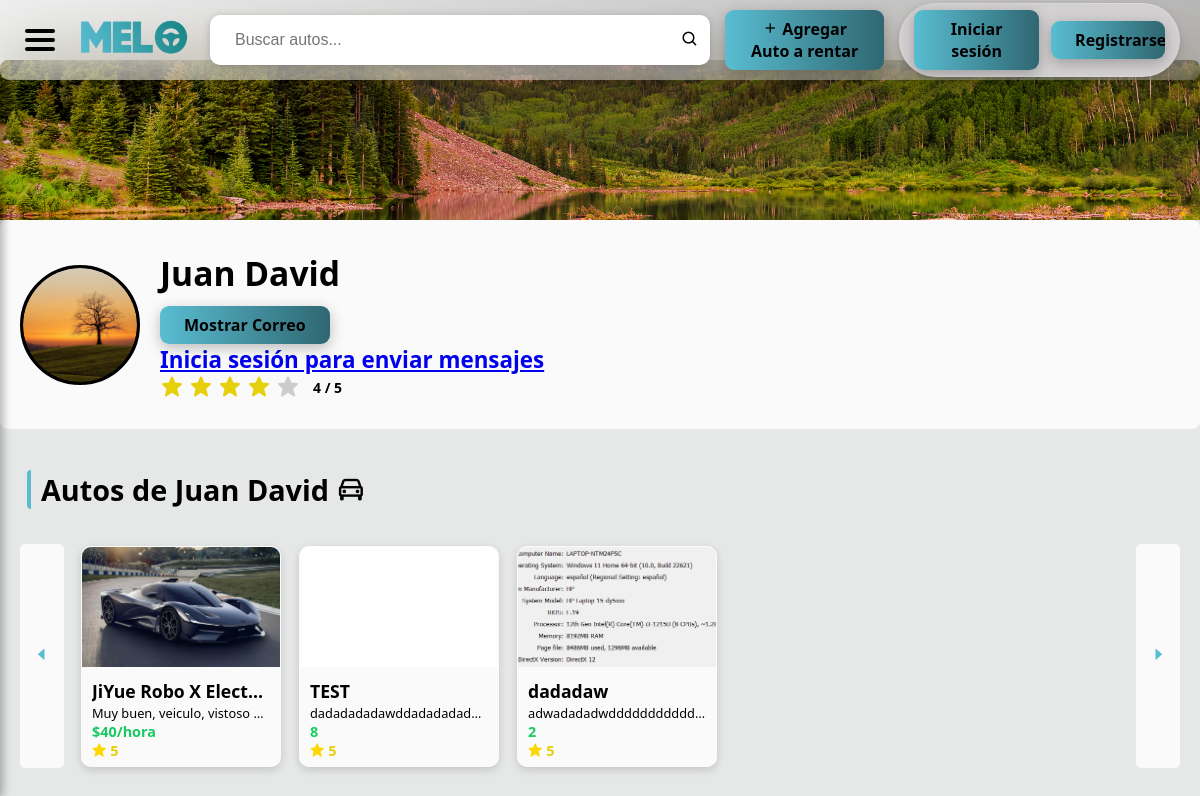
Screenshot of /perfil_publico.php?nombre=Juan+David with the database file from the repository.
### tables this page shows
CREATE TABLE `registro` (
  `ID_Registro` int(11) NOT NULL,
  `Nombre` varchar(100) NOT NULL,
  `CorreoElectronico` varchar(100) NOT NULL,
  `Contrasena` varchar(100) NOT NULL,
  `imagen_perfil` varchar(255) DEFAULT NULL,
  `imagen_fondo` varchar(255) DEFAULT NULL
);

CREATE TABLE `autos` (
  `id` int(11) NOT NULL,
  `usuario` varchar(100) NOT NULL,
  `nombre` varchar(100) NOT NULL,
  `descripcion` text DEFAULT NULL,
  `precio` varchar(50) DEFAULT NULL,
  `estrellas` int(11) DEFAULT 5,
  `imagen` varchar(255) DEFAULT NULL,
  `fecha_creacion` timestamp NOT NULL DEFAULT current_timestamp(),
  `categoria` varchar(50) DEFAULT 'General',
  `ubicacion` varchar(255) DEFAULT NULL
);

### perfil_publico.php (the view, shortened to what this page needs)
<?php
require 'conexion.php';
$nombreUsuario = $_GET['nombre'] ?? '';
$stmt = $conn->prepare("SELECT * FROM registro WHERE Nombre = ?");
$stmt->bind_param("s", $nombreUsuario);
$stmt->execute();
$resultado = $stmt->get_result();
$datos = $resultado->fetch_assoc();
?>
<!DOCTYPE html>
<html lang="es">
<head>
  <link rel="stylesheet" href="css/style.css">
  <link href='https://unpkg.com/boxicons@2.1.4/css/boxicons.min.css' rel='stylesheet'>
</head>
<body>
<?php include 'header.php'; ?>
<div class="profile-bg-container">
  <div class="background_and_profile">
    <div class="bp_header" style="background-image: url('<?php echo $datos['imagen_fondo'] ?? 'img/default-bg.jpg'; ?>');">
    </div>
    <div class="profile-content">
      <div class="profile_icon_big">
        <img src="<?php echo !empty($datos['imagen_perfil']) ? $datos['imagen_perfil'] : 'img/Profile_Icon.png'; ?>" class="profile-img">
      </div>
      <div class="name_bg">
          <h2><?php echo htmlspecialchars($datos['Nombre']); ?></h2>
          <?php if (!empty($datos['CorreoElectronico'])): ?>
          <div style="margin-top: 10px;">
            <button onclick="copiarCorreo('<?php echo htmlspecialchars($datos['CorreoElectronico']); ?>')" class="boton">
              Mostrar Correo
            </button>
          </div>
          <?php endif; ?>
          <?php if (!isset($_SESSION['usuario'])): ?>
            <p><a href="login.php">Inicia sesión para enviar mensajes</a></p>
          <?php endif; ?>
          <div class="star-rating" data-usuario="<?php echo htmlspecialchars($nombreUsuario); ?>">
          <?php
            $stmt = $conn->prepare("SELECT AVG(estrellas) AS promedio FROM calificausuario WHERE usuario_valorado = ?");
            $stmt->bind_param("s", $nombreUsuario);
            $stmt->execute();
            $res = $stmt->get_result();
            $prom = $res->fetch_assoc();
            $promedio = round($prom['promedio'], 1) ?: 0;
            for ($i = 1; $i <= 5; $i++) {
                $active = ($i <= $promedio) ? 'active' : '';
                echo "<i class='bx bxs-star star $active' data-star='$i'></i>";
            }
            echo "<p class='rating-label'>$promedio / 5</p>";
          ?>
          </div>
      </div>
    </div>
  </div>
</div>
<div class="profilecar">
  <section class="marketplace">
    <div class="category">
      <div class="category-title">Autos de <?php echo htmlspecialchars($datos['Nombre']); ?> <i class='bx bx-car'></i></div>
      <div class="carousel-wrapper">
        <button class="scroll-btn left" onclick="scrollLeftBtn('user-autos-scroll')"><i class='bx bx-caret-left'></i></button>
        <div class="cards scrollable" id="user-autos-scroll">
          <?php
          $stmt = $conn->prepare("SELECT * FROM autos WHERE usuario = ?");
          $stmt->bind_param("s", $nombreUsuario);
          $stmt->execute();
          $resultado = $stmt->get_result();
          while ($auto = $resultado->fetch_assoc()) {
              ?>
              <a href="detalle_auto.php?id=<?php echo $auto['id']; ?>" class="card">
                <img src="<?php echo htmlspecialchars($auto['imagen']); ?>" alt="<?php echo htmlspecialchars($auto['nombre']); ?>">
                <div class="info">
                  <h3><?php echo htmlspecialchars($auto['nombre']); ?></h3>
                  <p><?php echo htmlspecialchars($auto['descripcion']); ?></p>
                  <span class="price"><?php echo htmlspecialchars($auto['precio']); ?></span>
                  <span class="stars"><i class='bx bxs-star'></i> <?php echo intval($auto['estrellas']); ?> </span>
                </div>
              </a>
              <?php
          }
          ?>
        </div>
        <button class="scroll-btn right" onclick="scrollRightBtn('user-autos-scroll')"><i class='bx bx-caret-right'></i></button>
      </div>
    </div>
  </section>
</div>
</body>
</html>

### header.php (shortened to what this page needs)
<header class="main-header">
  <div class="toggle" id="menu-toggle" aria-label="Toggle menu" role="button" tabindex="0">
    <span></span><span></span><span></span>
  </div>
  <a href="index.php" class="logo-link" aria-label="Melo Logo">
    <img src="img/MeloFrontPagetext.png" alt="Melo Logo" class="titulo-img" title="La pagina principal de Melo" />
  </a>
<div class="Buscador">
  <form method="GET" action="index.php" style="display: flex; flex-direction: column; width: 100%; padding: 5px 10px; position: relative;">
    <div style="display: flex; align-items: center;">
      <input
        type="search"
        name="busqueda"
        class="buscardor-input"
        placeholder="Buscar autos..."
        title="Buscar autos disponibles"
        aria-label="Buscar autos disponibles"
        autocomplete="off"
        id="busquedaInput"
      />
      <button type="submit" style="background: none; border: none; cursor: pointer;">
        <i class='bx bx-search'></i>
      </button>
    </div>
  </form>
</div>
          <a href="agregar_auto.php" class="boton"><i class='bx  bx-plus'  ></i> Agregar Auto a rentar</a>
  <div class="profile-container">
    <?php if (isset($_SESSION['usuario'])): ?>
      <?php
      $conexion = new mysqli("localhost", "root", "", "melocompany");
      $usuario = $_SESSION['usuario'];
      $sql = "SELECT imagen_perfil FROM registro WHERE Nombre = ?";
      $stmt = $conexion->prepare($sql);
      $stmt->bind_param("s", $usuario);
      $stmt->execute();
      $res = $stmt->get_result();
      $img = $res->fetch_assoc();
      $rutaPorDefecto = "img/Profile_Icon.png";
      $imagenRuta = (!empty($img['imagen_perfil']) && file_exists($img['imagen_perfil'])) ? $img['imagen_perfil'] : $rutaPorDefecto;
      ?>
      <div class="profile-info" style="display: flex; align-items: center; gap: 10px;">
        <img src="<?php echo htmlspecialchars($imagenRuta); ?>" alt="Imagen de perfil" class="profile-icon" />
        <span class="username"><?php echo htmlspecialchars($_SESSION['usuario']); ?></span>
      </div>
    <?php else: ?>
      <div class="auth-buttons">
        <a href="login.php" class="boton">Iniciar sesión</a>
        <a href="register.php" class="boton">Registrarse</a>
      </div>
    <?php endif; ?>
  </div>
</header>

### rows the page displays
registro: imagen_fondo (picture), imagen_perfil (picture), Nombre "Juan David"
autos: imagen (picture), nombre "JiYue Robo X Elect…", descripcion "Muy buen, veiculo, vistoso…", precio "$40/hora", estrellas "5"
autos: imagen (picture), nombre "TEST", descripcion "dadadadadawddadadadad…", precio "8", estrellas "5"
autos: imagen (picture), nombre "dadadaw", descripcion "adwadadadwddddddddddd…", precio "2", estrellas "5"

### other values shown
$promedio "4"
